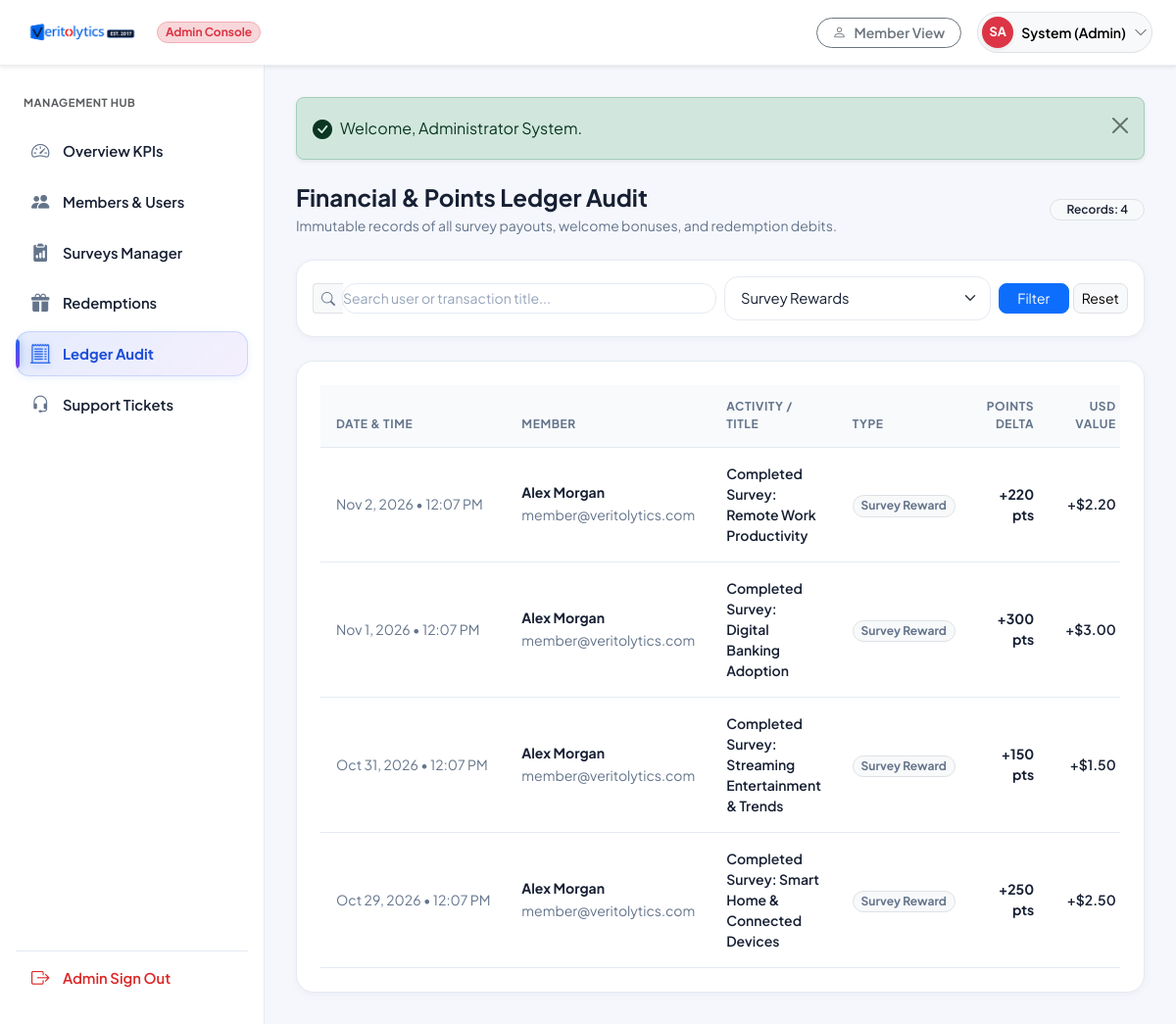
Screenshot of /admin/transactions.php?type=survey_reward (signed in) with the database file from the repository.
### tables this page shows
CREATE TABLE `users` (
  `id` INT AUTO_INCREMENT PRIMARY KEY,
  `first_name` VARCHAR(100) NOT NULL,
  `last_name` VARCHAR(100) NOT NULL,
  `email` VARCHAR(191) NOT NULL UNIQUE,
  `pending_email` VARCHAR(191) DEFAULT NULL,
  `email_verification_token` VARCHAR(255) DEFAULT NULL,
  `email_verification_expires_at` DATETIME DEFAULT NULL,
  `password_hash` VARCHAR(255) NOT NULL,
  `country` VARCHAR(100) NOT NULL DEFAULT 'United States',
  `state` VARCHAR(100) DEFAULT NULL,
  `city` VARCHAR(100) DEFAULT NULL,
  `phone` VARCHAR(50) DEFAULT NULL,
  `date_of_birth` DATE DEFAULT NULL,
  `gender` VARCHAR(50) DEFAULT NULL,
  `avatar` VARCHAR(255) DEFAULT NULL,
  `employment_status` VARCHAR(100) DEFAULT NULL,
  `annual_income` VARCHAR(100) DEFAULT NULL,
  `education_level` VARCHAR(100) DEFAULT NULL,
  `role` ENUM('member', 'admin') NOT NULL DEFAULT 'member',
  `status` ENUM('active', 'suspended', 'pending') NOT NULL DEFAULT 'active',
  `balance_points` INT NOT NULL DEFAULT 0,
  `lifetime_earnings_usd` DECIMAL(10,2) NOT NULL DEFAULT 0.00,
  `completed_surveys_count` INT NOT NULL DEFAULT 0,
  `profile_completion_pct` INT NOT NULL DEFAULT 35,
  `notification_preferences` TEXT DEFAULT NULL,
  `reset_token` VARCHAR(255) DEFAULT NULL,
  `reset_expires_at` DATETIME DEFAULT NULL,
  `deleted_at` DATETIME DEFAULT NULL,
  `created_at` TIMESTAMP DEFAULT CURRENT_TIMESTAMP,
  `updated_at` TIMESTAMP DEFAULT CURRENT_TIMESTAMP ON UPDATE CURRENT_TIMESTAMP,
  INDEX `idx_users_email` (`email`),
  INDEX `idx_users_role` (`role`),
  INDEX `idx_users_status` (`status`),
  INDEX `idx_users_deleted` (`deleted_at`)
);

CREATE TABLE `transactions` (
  `id` INT AUTO_INCREMENT PRIMARY KEY,
  `user_id` INT NOT NULL,
  `type` ENUM('welcome_bonus', 'survey_reward', 'redemption', 'bonus', 'adjustment') NOT NULL,
  `title` VARCHAR(255) NOT NULL,
  `points` INT NOT NULL,
  `amount_usd` DECIMAL(10,2) NOT NULL,
  `status` ENUM('pending', 'completed', 'cancelled') NOT NULL DEFAULT 'completed',
  `created_at` TIMESTAMP DEFAULT CURRENT_TIMESTAMP,
  INDEX `idx_tx_user` (`user_id`),
  INDEX `idx_tx_type` (`type`),
  CONSTRAINT `fk_tx_user` FOREIGN KEY (`user_id`) REFERENCES `users`(`id`) ON DELETE CASCADE
);

### includes/auth_check.php (called while the page is built, shortened)
<?php
require_once __DIR__ . '/functions.php';
function is_logged_in(): bool {
    if (!empty($_SESSION['user_id'])) {
        return true;
    }
    if (!empty($_COOKIE['vy_auth_token'])) {
        $raw = base64_decode($_COOKIE['vy_auth_token'], true);
        if ($raw && str_contains($raw, ':')) {
            $parts = explode(':', $raw);
            if (count($parts) === 3) {
                [$uId, $expiry, $sig] = $parts;
                $uId = (int)$uId;
                $exp = (int)$expiry;
                if ($uId > 0 && $exp > time()) {
                    try {
                        $db = get_db();
                        $stmt = $db->prepare("SELECT id, role, status, password_hash FROM users WHERE id = :id");
                        $stmt->execute([':id' => $uId]);
                        $u = $stmt->fetch();
                        if ($u && $u['status'] !== 'suspended') {
                            $hashSnippet = substr((string)$u['password_hash'], 0, 16);
                            $expectedSig = hash_hmac('sha256', "{$uId}:{$exp}:{$hashSnippet}", get_app_secret());
                            if (hash_equals($expectedSig, $sig)) {
                                return true;
                            }
                        }
                    } catch (Throwable $e) {
                    }
                }
            }
        }
    }
    return false;
}
function current_user(): ?array {
    static $cachedUser = null;
    if ($cachedUser !== null) {
        return $cachedUser;
    }
    $db = get_db();
    try {
        $stmt = $db->prepare("
            SELECT id, first_name, last_name, email, pending_email, email_verification_token,
                   country, state, city, phone, date_of_birth, gender, avatar,
                   employment_status, annual_income, education_level, role, status,
                   balance_points, lifetime_earnings_usd, completed_surveys_count,
                   profile_completion_pct, notification_preferences, created_at, updated_at
            FROM users
            WHERE id = :id
        ");
        $stmt->execute([':id' => $_SESSION['user_id']]);
        $user = $stmt->fetch();
    } catch (Throwable $e) {
        try {
            $stmt = $db->prepare("
                SELECT id, first_name, last_name, email,
                       country, phone, date_of_birth, gender,
                       employment_status, annual_income, education_level, role, status,
                       balance_points, lifetime_earnings_usd, completed_surveys_count,
                       profile_completion_pct, created_at, updated_at
                FROM users
                WHERE id = :id
            ");
            $stmt->execute([':id' => $_SESSION['user_id']]);
            $user = $stmt->fetch();
            if ($user) {
                $user['pending_email'] = null;
                $user['email_verification_token'] = null;
                $user['email_verification_expires_at'] = null;
                $user['state'] = null;
                $user['city'] = null;
                $user['avatar'] = null;
                $user['notification_preferences'] = null;
            }
        } catch (Throwable $e2) {
            $user = null;
        }
    }
    $cachedUser = $user;
    return $cachedUser;
}
function require_admin(): array {
    $user = current_user();
    return $user;
}

### admin/transactions.php (the view, shortened to what this page needs)
<?php
require_once __DIR__ . '/../includes/functions.php';
require_once __DIR__ . '/../includes/auth_check.php';
$admin = require_admin();
$db = get_db();
$typeFilter = trim($_GET['type'] ?? 'all');
$search = trim($_GET['search'] ?? '');
$sql = "
    SELECT t.*, u.first_name, u.last_name, u.email
    FROM transactions t
    JOIN users u ON u.id = t.user_id
    WHERE 1=1
";
$params = [];
if ($typeFilter !== 'all' && !empty($typeFilter)) {
    $sql .= " AND t.type = :type";
    $params[':type'] = $typeFilter;
}
$sql .= " ORDER BY t.created_at DESC LIMIT 150";
$stmt = $db->prepare($sql);
$stmt->execute($params);
$transactions = $stmt->fetchAll();
require_once __DIR__ . '/../includes/admin_header.php';
?>
<div class="portal-wrapper">
    <?php require_once __DIR__ . '/../includes/admin_sidebar.php'; ?>
    <div class="portal-main">
        <?= render_flash() ?>
        <div class="d-flex flex-column flex-md-row justify-content-between align-items-start align-items-md-center gap-3 mb-4">
            <div>
                <h4 class="fw-bold text-dark mb-1">Financial & Points Ledger Audit</h4>
                <p class="text-muted small mb-0">Immutable records of all survey payouts, welcome bonuses, and redemption debits.</p>
            </div>
            <span class="badge bg-light text-dark border rounded-pill px-3 py-1.5 small fw-semibold">
                Records: <?= count($transactions) ?>
            </span>
        </div>
        <div class="card card-vy border-0 shadow-sm p-3 mb-4">
            <form method="GET" action="<?= BASE_URL ?>/admin/transactions.php" class="row g-2 align-items-center">
                <div class="col-md-6">
                    <div class="input-group input-group-sm">
                        <span class="input-group-text bg-light border-end-0 text-muted"><i class="bi bi-search"></i></span>
                        <input type="text" name="search" class="form-control border-start-0 ps-0" placeholder="Search user or transaction title..." value="<?= e($search) ?>">
                    </div>
                </div>
                <div class="col-md-4">
                    <select name="type" class="form-select form-select-sm">
                        <option value="survey_reward" <?= $typeFilter === 'survey_reward' ? 'selected' : '' ?>>Survey Rewards</option>
                    </select>
                </div>
                <div class="col-md-2 d-flex gap-1">
                    <button type="submit" class="btn btn-sm btn-primary w-100 rounded-3">Filter</button>
                    <a href="<?= BASE_URL ?>/admin/transactions.php" class="btn btn-sm btn-light border rounded-3">Reset</a>
                </div>
            </form>
        </div>
        <div class="card card-vy border-0 shadow-sm p-4">
            <?php if (empty($transactions)): ?>
                <div class="text-center py-4 text-muted small">No transactions matched your search criteria.</div>
            <?php else: ?>
                <div class="table-responsive">
                    <table class="table table-hover align-middle mb-0">
                        <thead class="table-light small text-muted">
                            <tr>
                                <th>Date & Time</th>
                                <th>Member</th>
                                <th>Activity / Title</th>
                                <th>Type</th>
                                <th class="text-end">Points Delta</th>
                                <th class="text-end">USD Value</th>
                            </tr>
                        </thead>
                        <tbody>
                            <?php foreach ($transactions as $t): ?>
                                <tr>
                                    <td class="small text-muted text-nowrap">
                                        <?= date('M j, Y • g:i A', strtotime($t['created_at'])) ?>
                                    </td>
                                    <td>
                                        <div class="fw-bold text-dark small"><?= e($t['first_name'] . ' ' . $t['last_name']) ?></div>
                                        <small class="text-muted"><?= e($t['email']) ?></small>
                                    </td>
                                    <td>
                                        <div class="fw-semibold small text-dark"><?= e($t['title']) ?></div>
                                    </td>
                                    <td>
                                        <span class="badge bg-light text-secondary border rounded-pill small text-capitalize">
                                            <?= str_replace('_', ' ', e($t['type'])) ?>
                                        </span>
                                    </td>
                                    <td class="text-end fw-bold small <?= $t['points'] >= 0 ? 'text-success' : 'text-danger' ?>">
                                        <?= $t['points'] >= 0 ? '+' : '' ?><?= number_format($t['points']) ?> pts
                                    </td>
                                    <td class="text-end small fw-semibold text-dark">
                                        <?= $t['amount_usd'] >= 0 ? '+' : '' ?><?= format_currency($t['amount_usd']) ?>
                                    </td>
                                </tr>
                            <?php endforeach; ?>
                        </tbody>
                    </table>
                </div>
            <?php endif; ?>
        </div>
<?php require_once __DIR__ . '/../includes/admin_footer.php'; ?>

### includes/admin_header.php (shortened to what this page needs)
<?php
require_once __DIR__ . '/functions.php';
require_once __DIR__ . '/auth_check.php';
$admin = require_admin();
$initials = strtoupper(substr($admin['first_name'], 0, 1) . substr($admin['last_name'], 0, 1));
?>
<!DOCTYPE html>
<html lang="en">
<head>
    <link href="https://cdn.jsdelivr.net/npm/bootstrap@5.3.3/dist/css/bootstrap.min.css" rel="stylesheet">
    <link rel="stylesheet" href="https://cdn.jsdelivr.net/npm/bootstrap-icons@1.11.3/font/bootstrap-icons.min.css">
    <link rel="stylesheet" href="<?= BASE_URL ?>/assets/css/style.css">
</head>
<body class="bg-light">
<header class="navbar navbar-expand bg-white border-bottom border-light-subtle sticky-top px-3 py-2 shadow-sm">
    <div class="container-fluid px-2">
        <div class="d-flex align-items-center gap-3">
            <a class="navbar-brand d-flex align-items-center m-0" href="<?= BASE_URL ?>/admin/dashboard.php" aria-label="Veritolytics">
                <img src="<?= BASE_URL ?>/assets/images/veritolytics-logo.png" alt="Veritolytics" height="34" class="brand-logo-img">
            </a>
            <span class="badge bg-danger-subtle text-danger border border-danger-subtle rounded-pill px-2.5 py-1 fw-bold small">
                Admin Console
            </span>
        </div>
        <div class="d-flex align-items-center gap-3 ms-auto">
            <a href="<?= BASE_URL ?>/member/dashboard.php" class="btn btn-sm btn-outline-secondary rounded-pill px-3 py-1.5 small fw-semibold d-none d-md-inline-flex align-items-center gap-1">
                <i class="bi bi-person me-1"></i> Member View
            </a>
            <div class="dropdown">
                <button class="btn btn-light rounded-pill p-1 pe-2.5 d-flex align-items-center gap-2 border" type="button" id="adminMenuBtn" data-bs-toggle="dropdown" aria-expanded="false">
                    <div class="rounded-circle bg-danger text-white fw-bold d-flex align-items-center justify-content-center shadow-sm" style="width: 32px; height: 32px; font-size: 0.8rem;">
                        <?= $initials ?>
                    </div>
                    <span class="fw-semibold small d-none d-sm-inline"><?= e($admin['first_name']) ?> (Admin)</span>
                    <i class="bi bi-chevron-down small text-muted"></i>
                </button>
            </div>
        </div>
    </div>
</header>

### rows the page displays
users: initials "SA", first_name "System"
transactions: created_at "Nov 2, 2026 • 12:07 PM", user.last_name "Alex Morgan", user.email "member@veritolytics.com", title "Completed Survey: Remote Work Productivity", type "Survey Reward", points "220", amount_usd "$2.20"
transactions: created_at "Nov 1, 2026 • 12:07 PM", user.last_name "Alex Morgan", user.email "member@veritolytics.com", title "Completed Survey: Digital Banking Adoption", type "Survey Reward", points "300", amount_usd "$3.00"
transactions: created_at "Oct 31, 2026 • 12:07 PM", user.last_name "Alex Morgan", user.email "member@veritolytics.com", title "Completed Survey: Streaming Entertainment & Trends", type "Survey Reward", points "150", amount_usd "$1.50"
transactions: created_at "Oct 29, 2026 • 12:07 PM", user.last_name "Alex Morgan", user.email "member@veritolytics.com", title "Completed Survey: Smart Home & Connected Devices", type "Survey Reward", points "250", amount_usd "$2.50"

### other values shown
$msg "Welcome, Administrator System."
count($transactions) "4"
